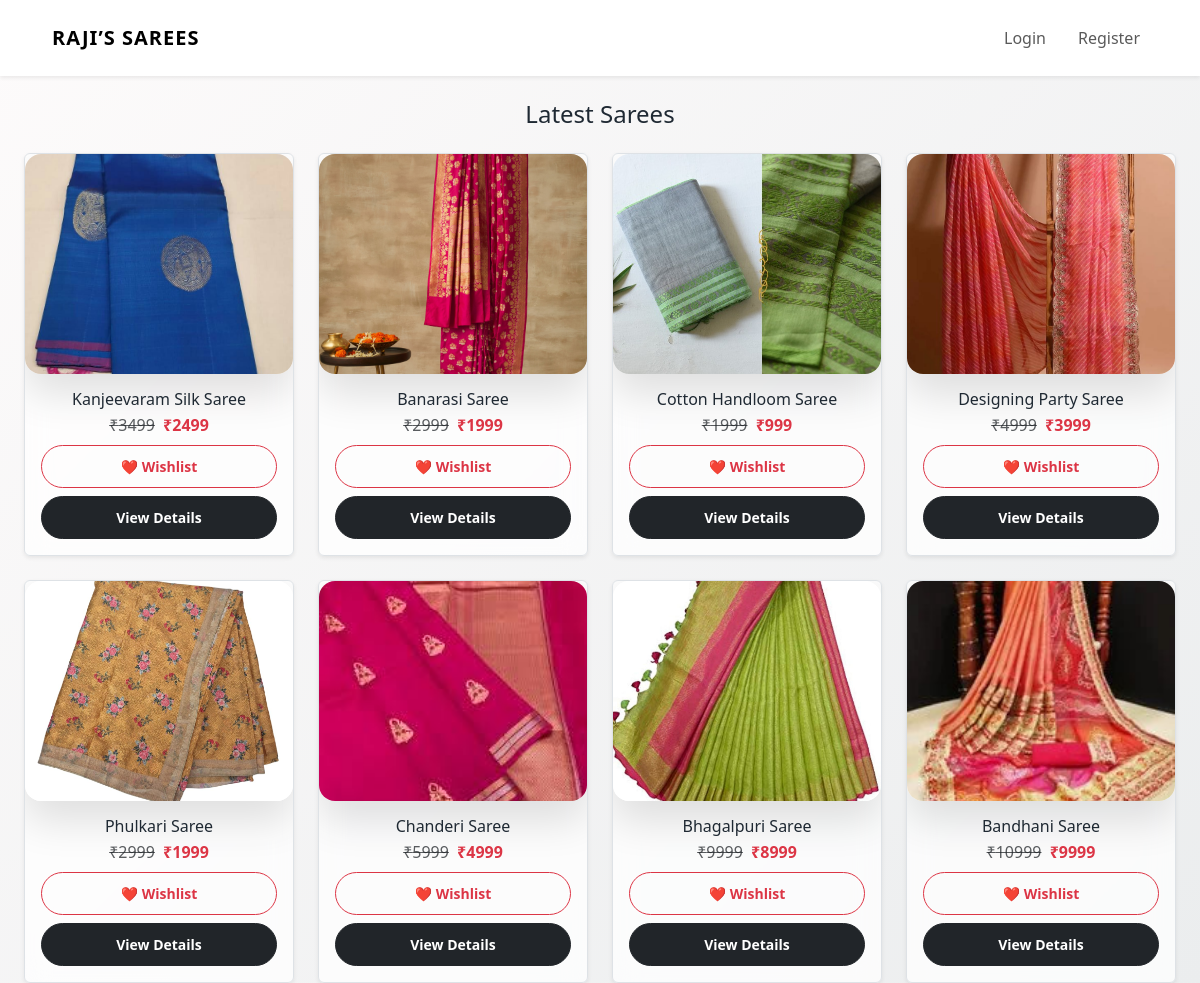
Before: / with the older database file.
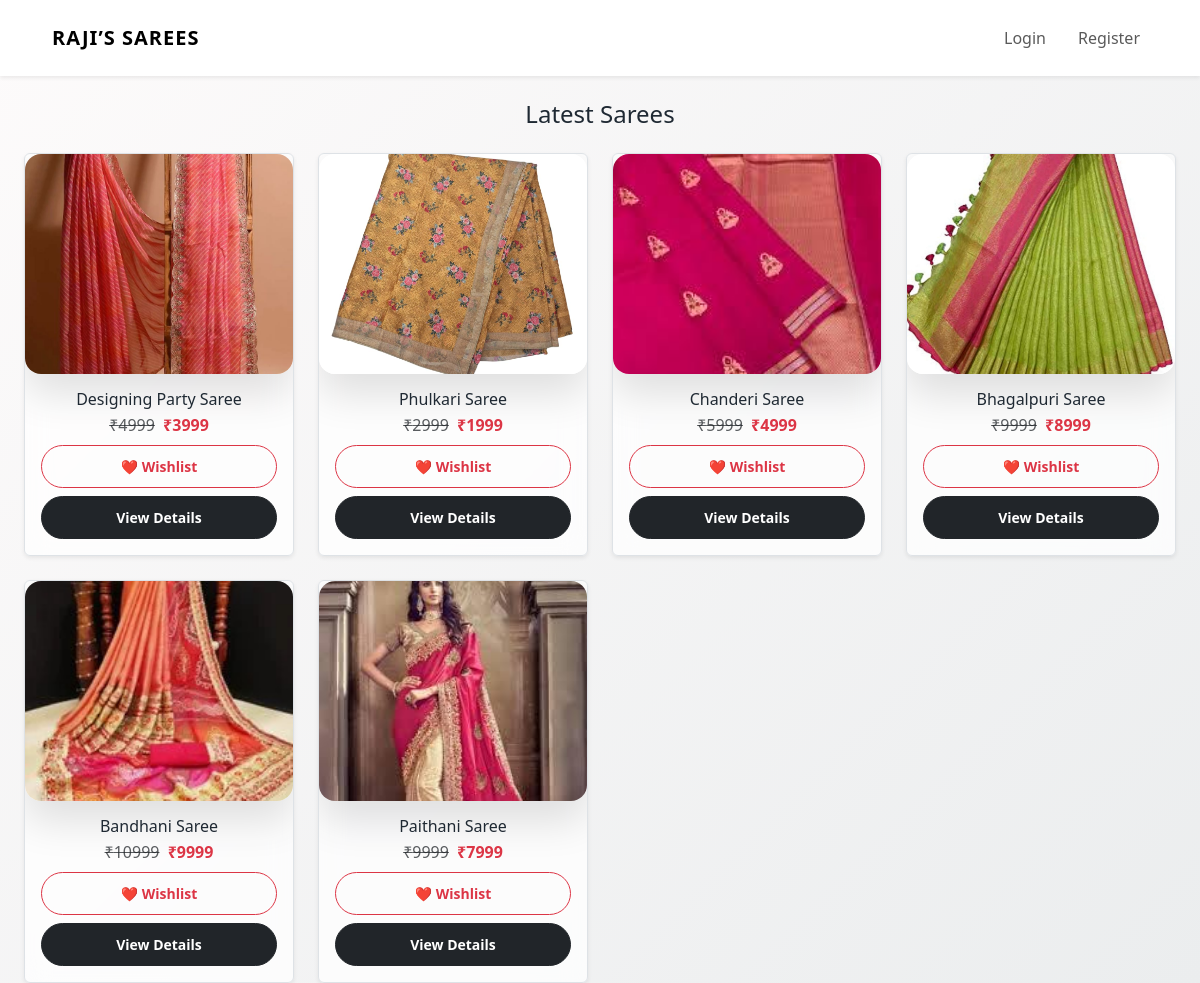
After: the same page with the newer database file.
### app.py (models this page shows)
class Product(db.Model):
    id = db.Column(db.Integer, primary_key=True)
    name = db.Column(db.String(150), nullable=False)
    mrp = db.Column(db.Integer, nullable=False)
    price = db.Column(db.Integer, nullable=False)
    stock = db.Column(db.Integer, nullable=False)
    image = db.Column(db.String(300), nullable=False)
    description = db.Column(db.Text, nullable=False)

### app.py (the view)
@app.route("/")
def home():
    products = Product.query.all()
    return render_template("home.html", sarees=products)

### app.py (called while the page is built)
@app.context_processor
def inject_cart_count():
    if current_user.is_authenticated:
        count = db.session.query(
            func.sum(CartItem.quantity)
        ).filter_by(user_id=current_user.id).scalar()
        return {"cart_count": count or 0}
    return {"cart_count": 0}

### templates/home.html
{% extends "base.html" %}
{% block content %}
<div class="container mt-4">
  <h4 class="mb-4 text-center">Latest Sarees</h4>
  <div class="row g-4">
    {% for product in sarees %}
    <div class="col-6 col-md-4 col-lg-3">
      <div class="product-card h-100 border rounded shadow-sm">
      <img
        src="{{ url_for('static',
              filename='uploads/' ~ product.name|lower|replace(' ', '') ~ '.jpg') }}"
        class="img-fluid product-img w-100"
        alt="{{ product.name }}"
        loading="lazy"
        onerror="this.onerror=null;this.src='/static/uploads/cottonhandloomsaree.jpg';"
      >
        <div class="p-3 text-center">
          <h6 class="mb-1">{{ product.name }}</h6>
          <p class="mb-2">
            <del class="text-muted">₹{{ product.mrp }}</del>
            <span class="text-danger fw-bold ms-1">₹{{ product.price }}</span>
          </p>
          <form method="POST" action="/wishlist/toggle/{{ product.id }}">
            <button type="submit" class="btn btn-outline-danger btn-sm w-100">
              ❤️ Wishlist
            </button>
          </form>
          <a
            href="{{ url_for('product_details', product_id=product.id) }}"
            class="btn btn-dark btn-sm w-100 mt-2">
            View Details
          </a>
        </div>
      </div>
    </div>
    {% endfor %}
  </div>
</div>
{% endblock %}

### templates/base.html (shortened to what this page needs)
<!DOCTYPE html>
<html lang="en">
<head>
    <link href="https://cdn.jsdelivr.net/npm/bootstrap@5.3.3/dist/css/bootstrap.min.css" rel="stylesheet">
    <link rel="stylesheet" href="{{ url_for('static', filename='css/style.css') }}">
</head>
<body>
<div class="toast-container position-fixed top-0 end-0 p-3">
</div>
<nav class="navbar navbar-expand-lg bg-white shadow-sm sticky-top">
  <div class="container">
    <a class="navbar-brand fw-bold brand-logo" href="/">RAJI’S SAREES</a>
    <div class="collapse navbar-collapse" id="mainNavbar">
      <ul class="navbar-nav ms-auto align-items-lg-center gap-lg-3">
        {% if current_user.is_authenticated %}
          {% if current_user.is_admin %}
            <li class="nav-item">
              <a href="/admin/dashboard" class="nav-link fw-bold text-danger">Admin</a>
            </li>
          {% endif %}
          <li class="nav-item">
            <a href="/wishlist" class="nav-link">❤️ Wishlist</a>
          </li>
          <li class="nav-item position-relative">
            <a href="/cart" class="nav-link">
              🛒 Cart
              {% if cart_count > 0 %}
                <span class="badge bg-danger position-absolute top-0 start-100 translate-middle">
                  {{ cart_count }}
                </span>
              {% endif %}
            </a>
          </li>
          <li class="nav-item">
            {% if current_user.is_admin %}
              <a href="/admin/orders" class="nav-link" >Admin Orders</a>
            {% else %}
              <a href="/orders" class="nav-link">My Orders</a>
            {% endif %}
          </li>
          <li class="nav-item">
            <a href="/logout" class="nav-link">Logout</a>
          </li>
        {% else %}
          <li class="nav-item">
            <a href="/login" class="nav-link">Login</a>
          </li>
          <li class="nav-item">
            <a href="/register" class="nav-link">Register</a>
          </li>
        {% endif %}
      </ul>
    </div>
  </div>
</nav>
<div class="container mt-4">
  {% block content %}{% endblock %}
</div>
</body>
</html>

### static/css/style.css (style rules this page uses)
* { margin: 0; padding: 0; box-sizing: border-box; }
body { font-family: 'Inter', sans-serif; background-color: #f5f5f6; color: #282c3f; }
body { background-color: #f5f5f5; }
.product-card { border: none; transition: transform 0.3s; }
.brand-logo { font-weight: 700; letter-spacing: 1px; }
.product-card { background: #fff; border-radius: 10px; overflow: hidden; transition: all 0.3s ease; box-shadow: 0 4px 12px rgba(0,0,0,0.06); }
.product-img { width: 100%; height: 320px; object-fit: cover; }
button { transition: all 0.3s ease; }
.navbar { display: flex; justify-content: space-between; align-items: center; padding: 18px 40px; background: #fff; box-shadow: 0 2px 8px rgba(0,0,0,0.05); }
.product-card { background: #fff; border-radius: 12px; overflow: hidden; transition: all 0.3s ease; box-shadow: 0 4px 12px rgba(0,0,0,0.05); }
.product-card img { width: 100%; height: 220px; object-fit: cover; }
:root { --primary: #b1275e; --secondary: #f8f8f8; --text-dark: #222; --muted: #777; }
body { font-family: 'Poppins', sans-serif; background-color: var(--secondary); color: var(--text-dark); }
a { text-decoration: none; }
.container { max-width: 1200px; }
.product-card { border: none; border-radius: 14px; transition: all 0.3s ease; }
.product-card { background: #fff; border-radius: 14px; box-shadow: 0 10px 25px rgba(0,0,0,0.06); transition: transform 0.3s ease, box-shadow 0.3s ease; }
.product-img { width: 100%; height: 220px; object-fit: cover; border-top-left-radius: 14px; border-top-right-radius: 14px; }
@media (min-width: 992px) { .product-img { height: 240px; } }
:root { --primary: #6a11cb; --secondary: #2575fc; --accent: #ffb703; --success: #2ec4b6; --danger: #ef233c; --dark: #1f2933; --light: #f8f9fa; --glass: rgba(255, 255, 255, 0.75); --radius: 16px; --shadow: 0 20px 40px rgba(0,0,0,0.12); }
body { font-family: "Poppins", system-ui, sans-serif; background: linear-gradient(135deg, #fdfbfb, #ebedee); color: var(--dark); min-height: 100vh; }
.btn { border-radius: 999px; font-weight: 600; padding: 10px 18px; transition: all 0.35s ease; }
.product-card { background: var(--glass); backdrop-filter: blur(12px); border-radius: var(--radius); box-shadow: var(--shadow); overflow: hidden; transition: all 0.4s ease; }
.product-img { border-radius: var(--radius); object-fit: cover; transition: transform 0.5s ease; }
.container img { border-radius: var(--radius); box-shadow: var(--shadow); }

Changed rows visible on the page:
removed Product: shows a picture, name "Kanjeevaram Silk Saree", mrp "3499", price "2499"
removed Product: shows a picture, name "Banarasi Saree", mrp "2999", price "1999"
removed Product: shows a picture, name "Cotton Handloom Saree", mrp "1999", price "999"
added Product: shows a picture, name "Paithani Saree", mrp "9999", price "7999"
